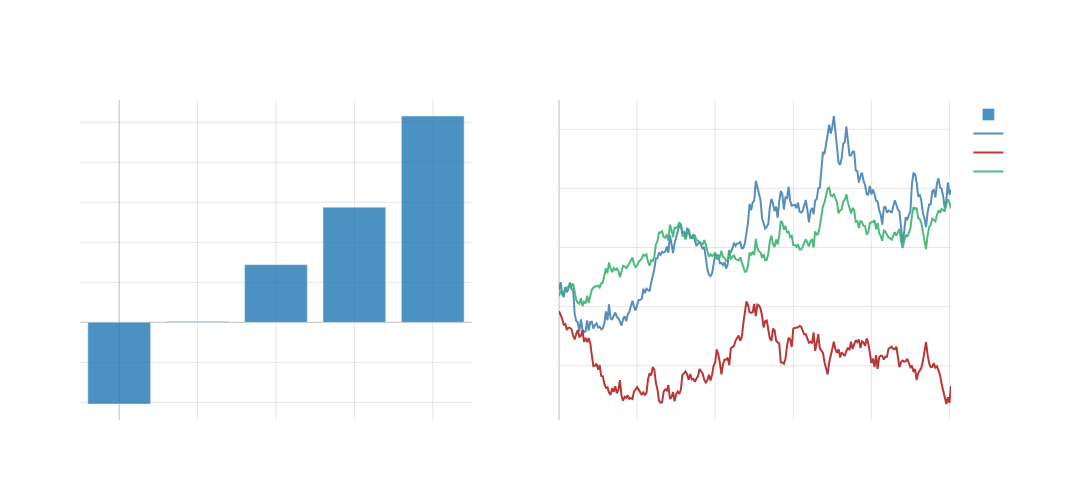

The code cell stored with this chart in its notebook:
### Markdown cell above
##### 3.)  Institutional Trading - Buy Side

Speculative trading profits can be extremely lucrative, working at some sort of quantitative hedge fund is typically the goal.

Volatility and mispricings drive profits, bull-markets are boring - *hedge* is literally in the name, out performing the S&P 500 is a useless metric.

### Code cell
# Generate sample data with noisier signal
np.random.seed(42)
n_days = 252
t = np.linspace(0, 1, n_days)
signal = 0.6 * t + 0.5 * np.random.randn(n_days)  # Noisier monotonic signal

# Calculate average returns by signal bucket (5 buckets)
n_buckets = 5
signal_buckets = pd.qcut(signal, n_buckets, labels=False)
avg_returns = np.array([np.mean(signal[signal_buckets == i]) for i in range(n_buckets)])

# Generate different correlated price paths using ABM
dt = 1/252
mu = 0.1  # drift
sigma = 0.2  # volatility

# Generate different random walks for long and short legs
dW_long = np.random.normal(0, np.sqrt(dt), n_days)
dW_short = np.random.normal(0, np.sqrt(dt), n_days)

long_leg = 100000 * np.exp(np.cumsum((mu + 0.002 * signal) * dt + sigma * dW_long))
short_leg = 100000 * np.exp(np.cumsum((mu - 0.002 * signal) * dt + sigma * dW_short))
ls_portfolio = (long_leg + (200000 - short_leg)) / 2

# Create figure with two subplots side by side
fig = make_subplots(rows=1, cols=2,
                    subplot_titles=('Average Returns by Signal Bucket', 'Portfolio Performance'),
                    horizontal_spacing=0.1)

# Add bar chart of signal buckets
fig.add_trace(
    go.Bar(x=np.arange(n_buckets), y=avg_returns, 
           marker_color='rgba(31, 119, 180, 0.8)',
           name='Avg Return'),
    row=1, col=1
)

# Add portfolio traces
fig.add_trace(
    go.Scatter(y=long_leg, line=dict(color='rgba(70, 130, 180, 0.9)', width=2), 
               name='Long Leg'),
    row=1, col=2
)
fig.add_trace(
    go.Scatter(y=short_leg, line=dict(color='rgba(178, 34, 34, 0.9)', width=2),
               name='Short Leg'),
    row=1, col=2
)
fig.add_trace(
    go.Scatter(y=ls_portfolio, line=dict(color='rgba(60, 179, 113, 0.9)', width=2),
               name='L/S Portfolio'),
    row=1, col=2
)

# Update layout
fig.update_layout(
    width=1200,
    height=500,
    showlegend=True,
    plot_bgcolor='rgba(0,0,0,0)',
    paper_bgcolor='rgba(0,0,0,0)',
    font=dict(color='white'),
    legend=dict(
        bgcolor='rgba(0,0,0,0)',
        bordercolor='rgba(255,255,255,0.2)'
    )
)

# Update axes
for i in range(1, 3):
    fig.update_xaxes(
        showgrid=True,
        gridwidth=1,
        gridcolor='rgba(128,128,128,0.2)',
        zeroline=True,
        zerolinewidth=1,
        zerolinecolor='rgba(128,128,128,0.5)',
        row=1, col=i
    )
    fig.update_yaxes(
        showgrid=True,
        gridwidth=1,
        gridcolor='rgba(128,128,128,0.2)',
        zeroline=True,
        zerolinewidth=1,
        zerolinecolor='rgba(128,128,128,0.5)',
        row=1, col=i
    )

fig.show()

### Figure 1 — Plotly figure (JSON) as saved in the notebook; plotly's stock layout.template omitted (floating-point values rounded to 4 significant figures; data arrays with more than 128 entries replaced by an {"elided": "..."} marker saying what was removed)
{"data": [{"marker": {"color": "rgba(31, 119, 180, 0.8)"}, "name": "Avg Return", "type": "bar", "x": [0, 1, 2, 3, 4], "xaxis": "x", "y": [-0.4082, 0.003919, 0.288, 0.5752, 1.031], "yaxis": "y"}, {"line": {"color": "rgba(70, 130, 180, 0.9)", "width": 2}, "name": "Long Leg", "type": "scatter", "xaxis": "x2", "y": {"elided": "252 float values"}, "yaxis": "y2"}, {"line": {"color": "rgba(178, 34, 34, 0.9)", "width": 2}, "name": "Short Leg", "type": "scatter", "xaxis": "x2", "y": {"elided": "252 float values"}, "yaxis": "y2"}, {"line": {"color": "rgba(60, 179, 113, 0.9)", "width": 2}, "name": "L/S Portfolio", "type": "scatter", "xaxis": "x2", "y": {"elided": "252 float values"}, "yaxis": "y2"}], "layout": {"annotations": [{"font": {"size": 16}, "showarrow": false, "text": "Average Returns by Signal Bucket", "x": 0.225, "xanchor": "center", "xref": "paper", "y": 1, "yanchor": "bottom", "yref": "paper"}, {"font": {"size": 16}, "showarrow": false, "text": "Portfolio Performance", "x": 0.775, "xanchor": "center", "xref": "paper", "y": 1, "yanchor": "bottom", "yref": "paper"}], "font": {"color": "white"}, "height": 500, "legend": {"bgcolor": "rgba(0,0,0,0)", "bordercolor": "rgba(255,255,255,0.2)"}, "paper_bgcolor": "rgba(0,0,0,0)", "plot_bgcolor": "rgba(0,0,0,0)", "showlegend": true, "width": 1200, "xaxis": {"anchor": "y", "domain": [0, 0.45], "gridcolor": "rgba(128,128,128,0.2)", "gridwidth": 1, "showgrid": true, "zeroline": true, "zerolinecolor": "rgba(128,128,128,0.5)", "zerolinewidth": 1}, "xaxis2": {"anchor": "y2", "domain": [0.55, 1], "gridcolor": "rgba(128,128,128,0.2)", "gridwidth": 1, "showgrid": true, "zeroline": true, "zerolinecolor": "rgba(128,128,128,0.5)", "zerolinewidth": 1}, "yaxis": {"anchor": "x", "domain": [0, 1], "gridcolor": "rgba(128,128,128,0.2)", "gridwidth": 1, "showgrid": true, "zeroline": true, "zerolinecolor": "rgba(128,128,128,0.5)", "zerolinewidth": 1}, "yaxis2": {"anchor": "x2", "domain": [0, 1], "gridcolor": "rgba(128,128,128,0.2)", "gridwidth": 1, "showgrid": true, "zeroline": true, "zerolinecolor": "rgba(128,128,128,0.5)", "zerolinewidth": 1}}}
